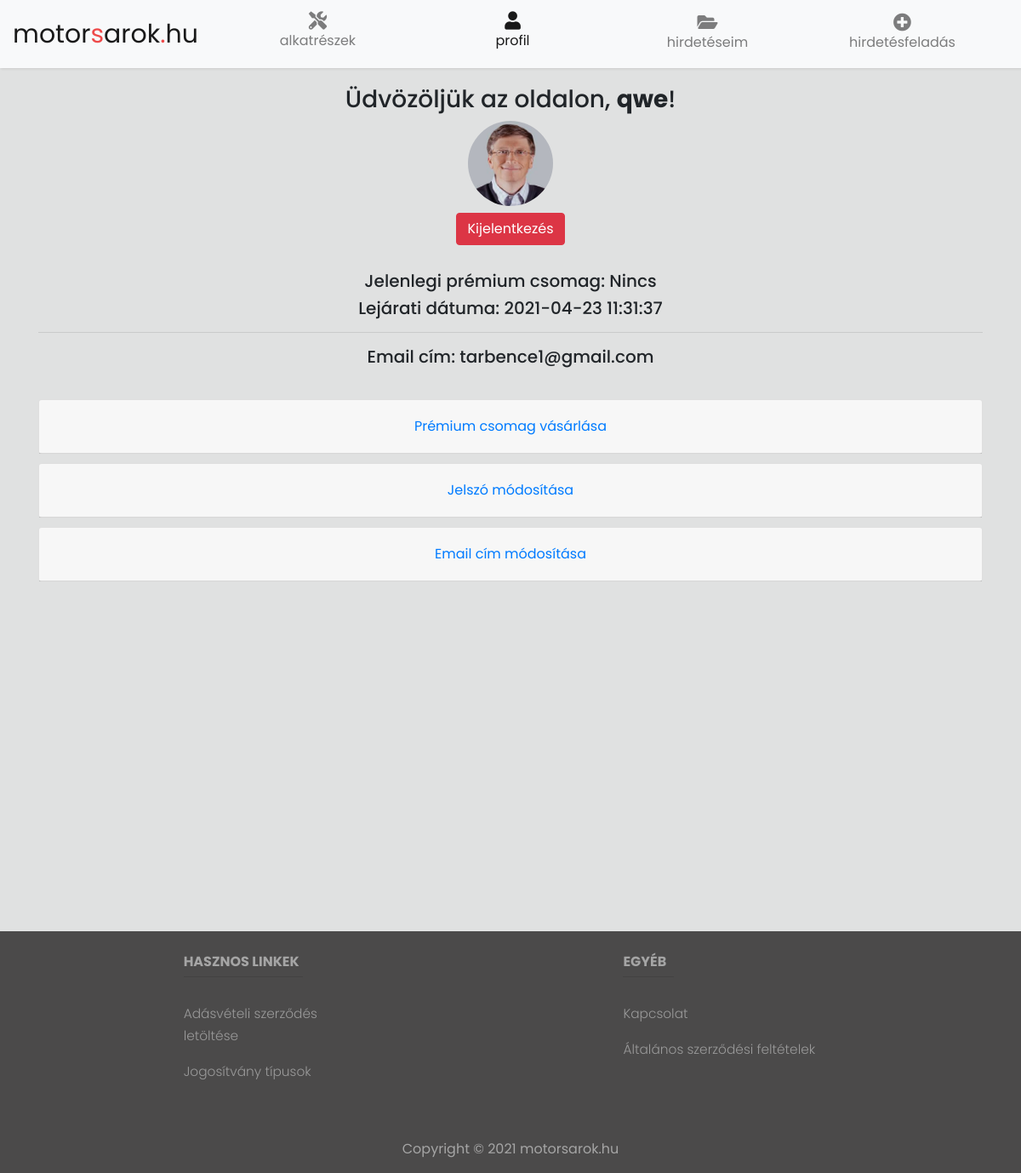
Screenshot of /profil.php (signed in) with the database file from the repository.
### tables this page shows
CREATE TABLE `users` (
  `id` int(11) NOT NULL,
  `username` varchar(255) NOT NULL,
  `email` varchar(255) NOT NULL,
  `password` varchar(255) NOT NULL,
  `avatar` varchar(255) NOT NULL,
  `created` datetime NOT NULL DEFAULT current_timestamp(),
  `premium` int(10) DEFAULT 0,
  `premiumstart` datetime DEFAULT NULL,
  `premiumexpiration` datetime DEFAULT NULL,
  `is_admin` tinyint(4) DEFAULT 0
);

### profil.php (the view, shortened to what this page needs)
<?php
require_once("config.php");
$username = $_SESSION["id"];
$stmt = $link->prepare("SELECT * FROM users WHERE id = ?");
$stmt->bind_param("i", $username);
$stmt->execute();
$result = $stmt->get_result();
$record = mysqli_fetch_assoc($result);
if (!empty($record['avatar'])) {
    $avatar = $record['avatar'];
} else {
    $avatar = 'images/no-avatar.png';
}
$level = $record['premium'];
$levelstr = '';
switch ($level) {
    default:
        $levelstr = 'Nincs';
}
?>
<!DOCTYPE html>
<html>
<head>
    <link rel="stylesheet" href="https://stackpath.bootstrapcdn.com/bootstrap/4.3.1/css/bootstrap.min.css">
    <link rel="stylesheet" href="assets/CSS/style.css">
    <link rel="stylesheet" href="https://cdnjs.cloudflare.com/ajax/libs/malihu-custom-scrollbar-plugin/3.1.5/jquery.mCustomScrollbar.min.css">
    <link rel="stylesheet" href="https://use.fontawesome.com/releases/v5.8.2/css/all.css">
    <link rel="stylesheet" href="assets/CSS/alertify.css">
    <link rel="stylesheet" href="assets/CSS/default.min.css">
</head>
<body>
    <div id="content">
        <nav class="navbar navbar-expand-lg fixed-top navbar-light bg-light" id="main-navbar">
            <div class="container-fluid">
                <a class="navbar-brand" href="index.php">
                    <div class="nav-title">motor<span style="color: #ee4a4a">s</span>arok<span style="color: #ee4a4a">.</span>hu</div>
                </a>
                <div class="collapse navbar-collapse" id="navbarSupportedContent">
                    <ul class="navbar-nav nav-justified w-100 text-center">
                        <li class="nav-item">
                            <a href="alkatreszek.php" class="nav-link d-flex flex-column">
                                <i class="fas fa-tools fa-lg"></i>
                                <span class="d-sm-inline mt-1">alkatrészek</span>
                            </a>
                        </li>
                        <li class="nav-item active">
                            <a href="profil.php" class="nav-link d-flex flex-column">
                                <i class="fas fa-user fa-lg"></i>
                                <span class="d-sm-inline mt-1">profil</span>
                            </a>
                        </li>
                        <li class="nav-item dropdown">
                            <a class="nav-link text-center d-flex flex-column" href="#" id="navbarDropdown" role="button" data-toggle="dropdown" aria-haspopup="true" aria-expanded="false">
                                <i class="fas fa-folder-open fa-lg"></i>
                                <span class="d-sm-inline px-1 mt-1">hirdetéseim</span>
                            </a>
                        </li>
                        <li class="nav-item dropdown">
                            <a class="nav-link text-center d-flex flex-column" href="#" id="navbarDropdown" role="button" data-toggle="dropdown" aria-haspopup="true" aria-expanded="false">
                                <i class="fas fa-plus-circle fa-lg"></i>
                                <span class="d-sm-inline px-1 mt-1">hirdetésfeladás</span>
                            </a>
                        </li>
                    </ul>
                </div>
            </div>
        </nav>
        <div class="container" id="welcome-text">
            <h3>Üdvözöljük az oldalon, <b><?php echo htmlspecialchars($record['username']); ?></b>!</h3>
            <div class="image-upload">
                <label for="file">
                    <img src="<?php echo htmlspecialchars($avatar) ?>" alt="Avatar" class="avatar" id="avatar-image" data-toggle="tooltip" title="Módosításhoz kattintson a képre" />
                </label>
            </div>
            <a href="logout.php" class="btn btn-danger" id="logout" role="button">Kijelentkezés</a>
            <h5>Jelenlegi prémium csomag: <span id="premium"><?php echo htmlspecialchars($levelstr); ?></span></h5>
            <h5>Lejárati dátuma: <span id="premiumexpiration"><?php echo is_null($record['premiumexpiration']) ? '-' : htmlspecialchars($record['premiumexpiration']); ?></span></h5>
            <hr>
            <h5>Email cím: <span id="email-address"><?php echo htmlspecialchars($record['email']); ?></span></h5>
            <div id="accordion">
                <div class="card">
                    <div class="card-header" id="headingOne">
                        <h5 class="mb-0">
                            <button class="btn btn-link collapsed" data-toggle="collapse" data-target="#collapseOne" aria-expanded="false" aria-controls="collapseOne">
                                Prémium csomag vásárlása
                            </button>
                        </h5>
                    </div>
                </div>
                <div class="card">
                    <div class="card-header" id="headingTwo">
                        <h5 class="mb-0">
                            <button class="btn btn-link collapsed" data-toggle="collapse" data-target="#collapseTwo" aria-expanded="false" aria-controls="collapseTwo">
                                Jelszó módosítása
                            </button>
                        </h5>
                    </div>
                </div>
                <div class="card">
                    <div class="card-header" id="headingThree">
                        <h5 class="mb-0">
                            <button class="btn btn-link collapsed" data-toggle="collapse" data-target="#collapseThree" aria-expanded="false" aria-controls="collapseThree">
                                Email cím módosítása
                            </button>
                        </h5>
                    </div>
                </div>
            </div>
        </div>
        <?php include('footer.php'); ?>
    </div>
</body>
</html>

### assets/CSS/style.css (style rules this page uses)
body { font-family: 'Poppins', sans-serif; background: #d6d8d7be; }
.nav-title { font-size: 30px; }
a, a:hover, a:focus { color: inherit; text-decoration: none; }
.navbar { background: #fff; margin-bottom: 20px; box-shadow: 1px 1px 3px rgba(0, 0, 0, 0.1); }
@media only screen and (min-width: 992px) { #main-navbar { height: 80px; padding: 0px; } }
.card { margin: 0 auto; float: none; margin-bottom: 10px; }
.text-center { padding: 10px; }
#content { width: 100%; transition: all 0.3s; position: absolute; top: 0; right: 0; overflow-x: hidden; }
#welcome-text { padding-top: 100px; text-align: center; }
#accordion { padding-bottom: 200px; padding-top: 30px; }
#logout { margin-bottom: 30px; }
img.avatar { vertical-align: middle; width: 100px; height: 100px; border-radius: 50%; cursor: pointer; }

### rows the page displays
users: username "qwe", avatar (picture), premium "Nincs", premiumexpiration "2021-04-23 11:31:37", email "tarbence1@gmail.com"
